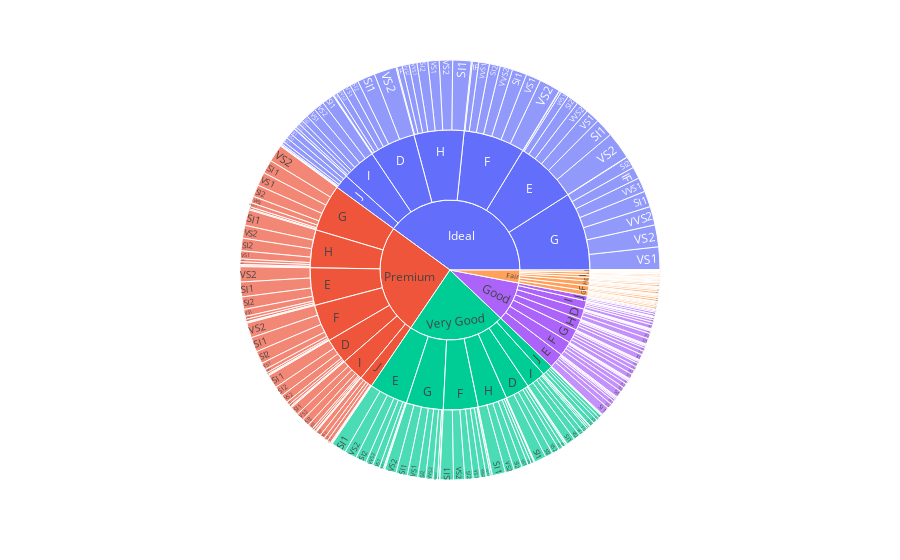

This figure's notebook cell:
### Code cell
#Vẽ biểu đồ sunburst
p1 = sunburst_data['cut']
p2 = sunburst_data['color']
p3 = sunburst_data['clarity']
v = sunburst_data['total']
fig5 = px.sunburst(sunburst_data, path=[p1,p2,p3], values=v,)
fig5.show()

### Figure 1 — Plotly figure (JSON) as saved in the notebook; plotly's stock layout.template omitted (floating-point values rounded to 4 significant figures; data arrays with more than 128 entries replaced by an {"elided": "..."} marker saying what was removed)
{"data": [{"branchvalues": "total", "domain": {"x": [0, 1], "y": [0, 1]}, "hovertemplate": "labels=%{label}<br>total=%{value}<br>parent=%{parent}<br>id=%{id}<extra></extra>", "ids": {"elided": "320 str values"}, "labels": {"elided": "320 str values"}, "name": "", "parents": {"elided": "320 str values"}, "type": "sunburst", "values": {"elided": "320 int values"}}], "layout": {"legend": {"tracegroupgap": 0}, "margin": {"t": 60}}}
